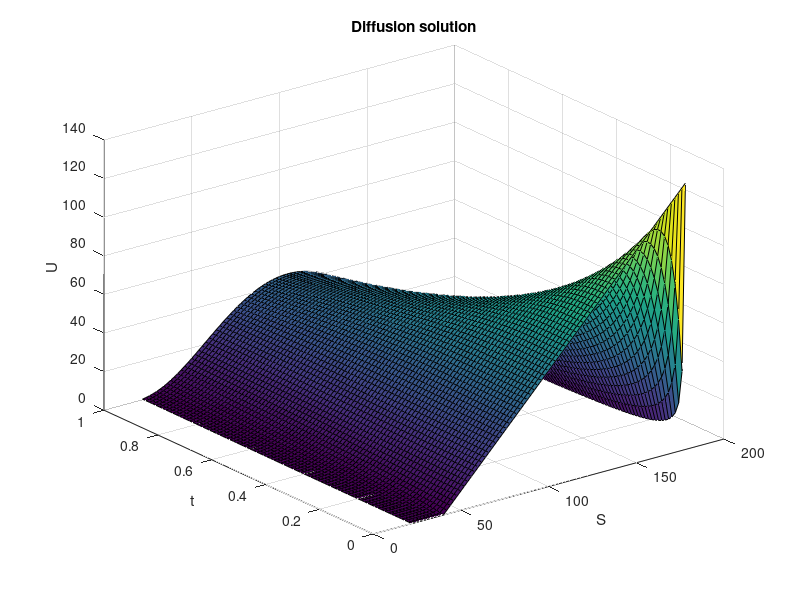

Here is the MATLAB script that generated this plot:
clear 
clc 
rng(0) 

clear 
clc 
rng(0) 

sigma = 0.4; 
r = 0.06; 
K = 40; 
l = 20; 
T = 1; 
Smax = 180; 
Smin = l; 
M = 80;
N = 80; 
theta = 1; 

deltaS = (Smax - Smin)/N; 
deltaTau = T/M; 

VT = @(S) max(S - K,0) ; % for the intial condition 
V0 = @(S,t) S-S; % for the boundary conditions 
Vinf = @(S,t) S-S; % for the boundary conditions

Uinit = @(S) VT(S); 
U0 = @(l,t) V0(l,t); 
Uinf = @(S,t) Vinf(S,t) ;

T1 = diag(ones(N-2,1),1) - diag(ones(N-2,1),-1); 
T2 = -2.*eye(N-1,N-1) + abs(T1); 

D1 = diag(Smin/deltaS + (1:N-1)); 
D2 = D1.^2; 

F = (1 - r*deltaTau).*eye(N-1,N-1)...
    + 0.5*r       *deltaTau.*D1*T1...
    + 0.5*sigma.^2*deltaTau.*D2*T2; 

G = 2.*eye(N-1,N-1) - F; 

m = 0:M; 
U0m = U0(Smin.*ones(1,M+1), m.*deltaTau); 
UNm = Uinf(Smax.*ones(1,M+1), m.*deltaTau); 

FirstRow = 0.5*deltaTau*((Smin/deltaS) + 1)*...
    (sigma.^2*((Smin/deltaS) + 1) - r).*U0m; 

LastRow = 0.5*deltaTau*(Smax/deltaS - 1)*...
    (sigma.^2*((Smax/deltaS) - 1) + r).*UNm;

bm = [FirstRow; 
      zeros(N-3,M+1); 
      LastRow] ; 
  
U = zeros(N-1,M+1); 
U0n = Uinit(Smin + (1:N-1).*deltaS); 
U(:,1) = U0n.'; 
I = eye(N-1,N-1); 

for ix = 2:M+1
    A = (theta.*G+(1-theta).*I); 
    y = (((1-theta).*F+theta.*I)*U(:,ix-1)...
        + (1-theta).*bm(:,ix-1) + theta.*bm(:,ix)) ; 
    U(:,ix) = A\y;  
end 
% You include intial conditions but you exclude boundary conditions 
dim = Smax - Smin -1; 
t = deltaTau.*(0:M); 
s = Smin + deltaS.*(1:N-1); 
[Tt,S] = meshgrid(t,s) ; 
figure()
surf(S,Tt,U)
zlabel('U')
xlabel('S') 
ylabel('t') 
title('Diffusion solution') 

% The analytical solution 
% S = s; 
% n = -100:100; 
% mu = (2*r)/(sigma.^2) + 1; 
% d1 = log(s.
